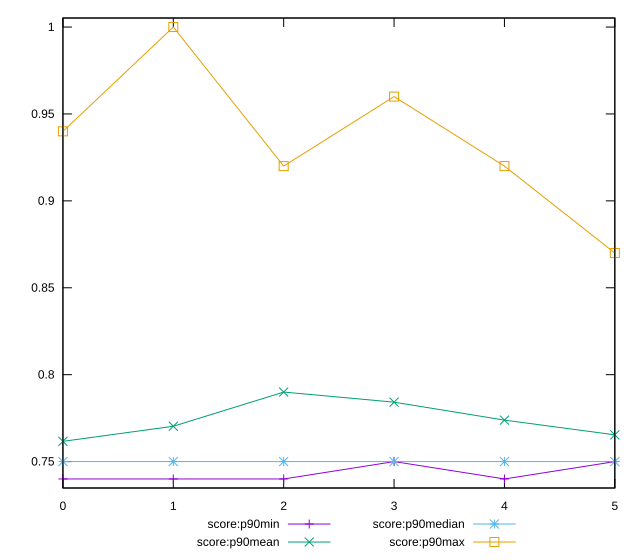

Reproduce this figure in gnuplot.
reset

$scoreP90Min <<EOF
0 0.74
1 0.74
2 0.74
3 0.75
4 0.74
5 0.75
EOF

$scoreP90Mean <<EOF
0 0.7616483516483517
1 0.7703296703296703
2 0.79
3 0.7841758241758243
4 0.7738461538461539
5 0.7653846153846154
EOF

$scoreP90Median <<EOF
0 0.75
1 0.75
2 0.75
3 0.75
4 0.75
5 0.75
EOF

$scoreP90Max <<EOF
0 0.94
1 1
2 0.92
3 0.96
4 0.92
5 0.87
EOF

set key outside below
set xrange [0:5]
set yrange [0.7348:1.0052]
set trange [0.7348:1.0052]
set terminal svg size 640, 560 enhanced background rgb 'white'
set output "reprap/uses-rel-preconnect/progression/score.svg"

plot $scoreP90Min title "score:p90min" with linespoints, \
     $scoreP90Mean title "score:p90mean" with linespoints, \
     $scoreP90Median title "score:p90median" with linespoints, \
     $scoreP90Max title "score:p90max" with linespoints

reset
